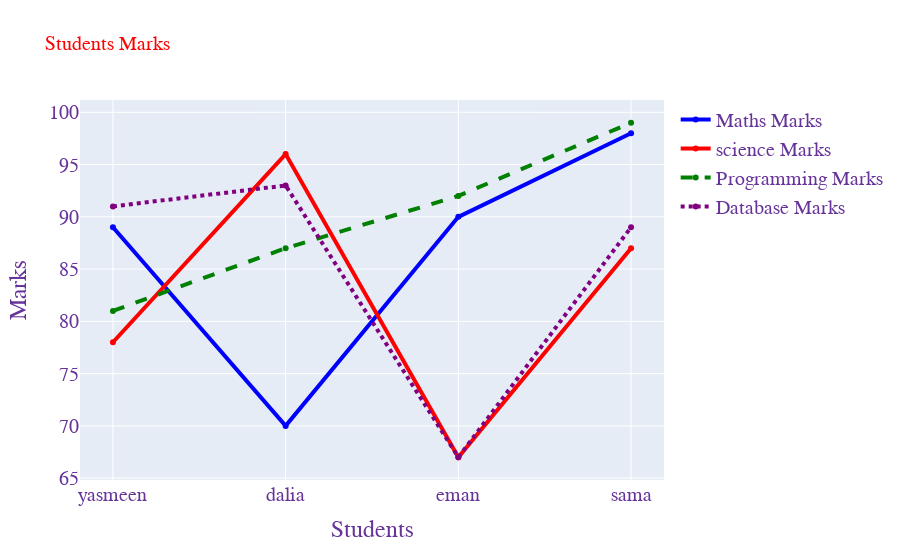

The notebook cell saved with this chart:
### Code cell
#Multiple line Using Plotly
fig=go.Figure()
fig.add_trace(go.Scatter(x=stud,y=math,name="Maths Marks",line=dict(color='blue',width=4)))
fig.add_trace(go.Scatter(x=stud,y=science,name="science Marks",line=dict(color='red',width=4)))
fig.add_trace(go.Scatter(x=stud,y=programming,name="Programming Marks",line=dict(color='green',width=4,dash='dash')))
fig.add_trace(go.Scatter(x=stud,y=database_subject,name="Database Marks",line=dict(color='purple',width=4,dash='dot')))
fig.update_layout(
    title='Students Marks',xaxis_title='Students',yaxis_title='Marks',
    title_font_size=20,
    font_family="Courier New",
    font_color="blue",
    title_font_family="Times New Roman",
    title_font_color="red",
    legend_title_font_color="green",
       font=dict(
        family="Courier New, monospace",
        size=20,
        color="RebeccaPurple"
    )
)
fig.show()

### Figure 1 — Plotly figure (JSON) as saved in the notebook; plotly's stock layout.template omitted (floating-point values rounded to 4 significant figures)
{"data": [{"line": {"color": "blue", "width": 4}, "name": "Maths Marks", "type": "scatter", "x": ["yasmeen", "dalia", "eman", "sama"], "y": [89, 70, 90, 98]}, {"line": {"color": "red", "width": 4}, "name": "science Marks", "type": "scatter", "x": ["yasmeen", "dalia", "eman", "sama"], "y": [78, 96, 67, 87]}, {"line": {"color": "green", "dash": "dash", "width": 4}, "name": "Programming Marks", "type": "scatter", "x": ["yasmeen", "dalia", "eman", "sama"], "y": [81, 87, 92, 99]}, {"line": {"color": "purple", "dash": "dot", "width": 4}, "name": "Database Marks", "type": "scatter", "x": ["yasmeen", "dalia", "eman", "sama"], "y": [91, 93, 67, 89]}], "layout": {"font": {"color": "RebeccaPurple", "family": "Courier New, monospace", "size": 20}, "legend": {"title": {"font": {"color": "green"}}}, "title": {"font": {"color": "red", "family": "Times New Roman", "size": 20}, "text": "Students Marks"}, "xaxis": {"title": {"text": "Students"}}, "yaxis": {"title": {"text": "Marks"}}}}
